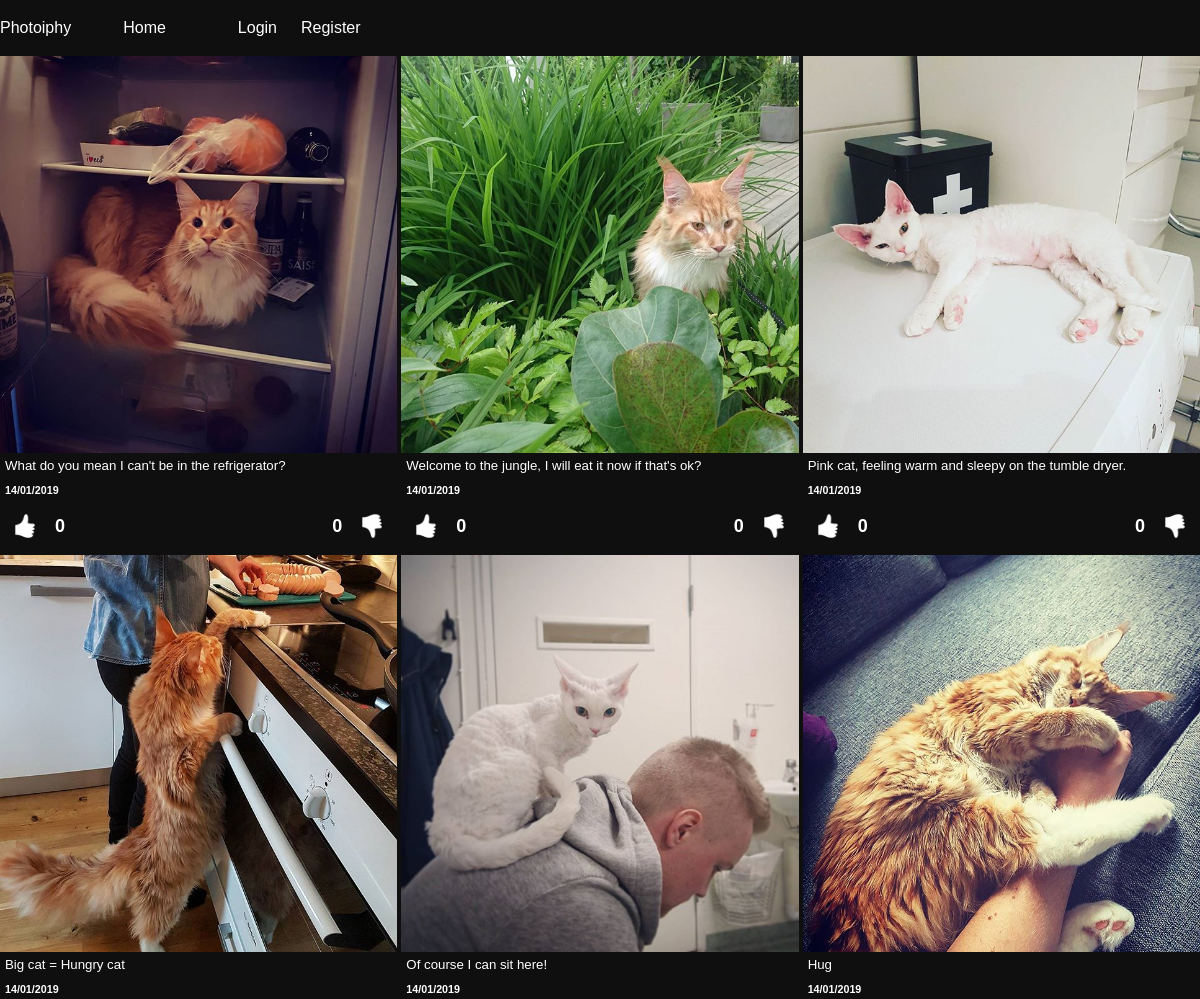
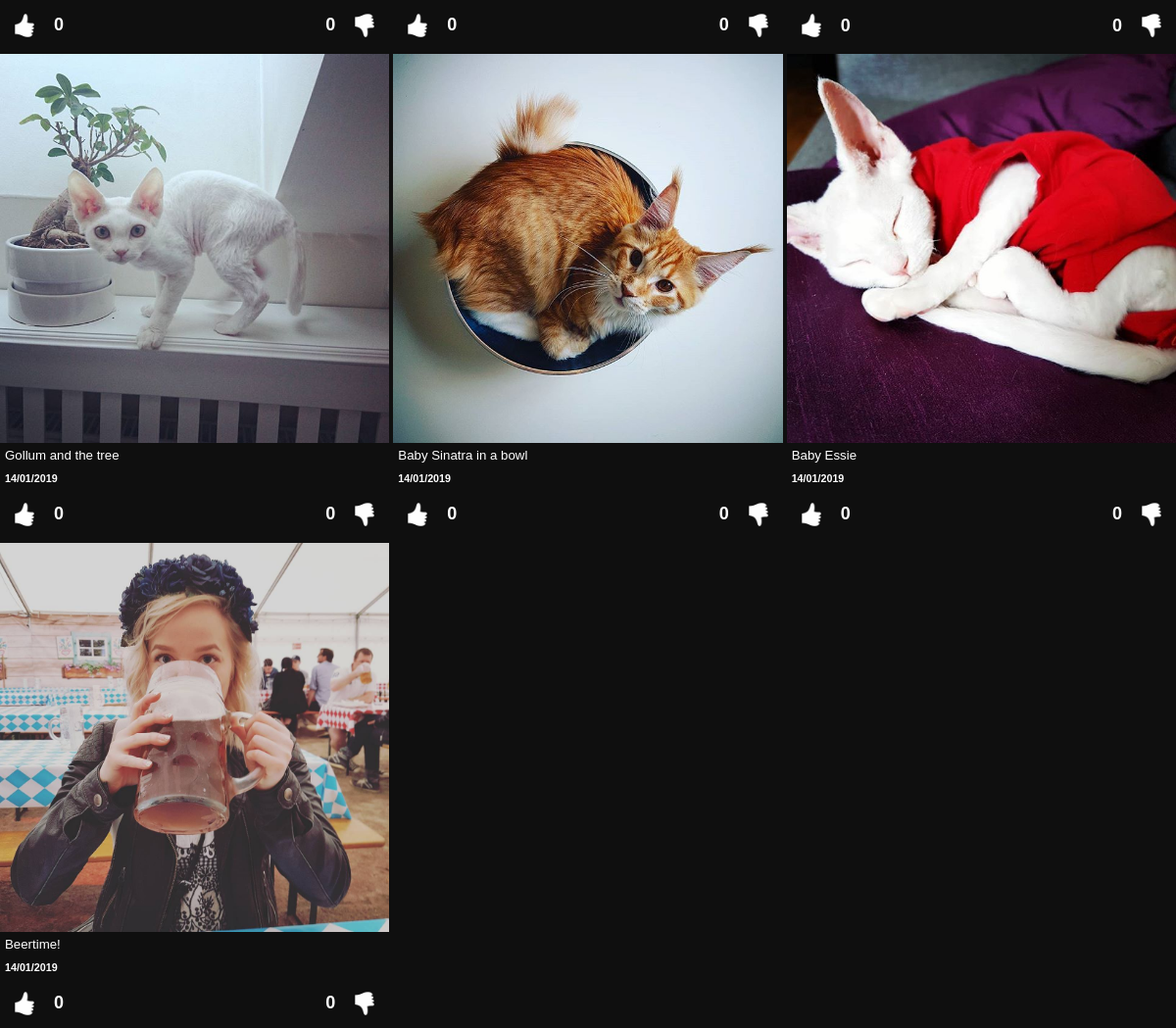
Before: / with the older database file (2 pictures, top to bottom).
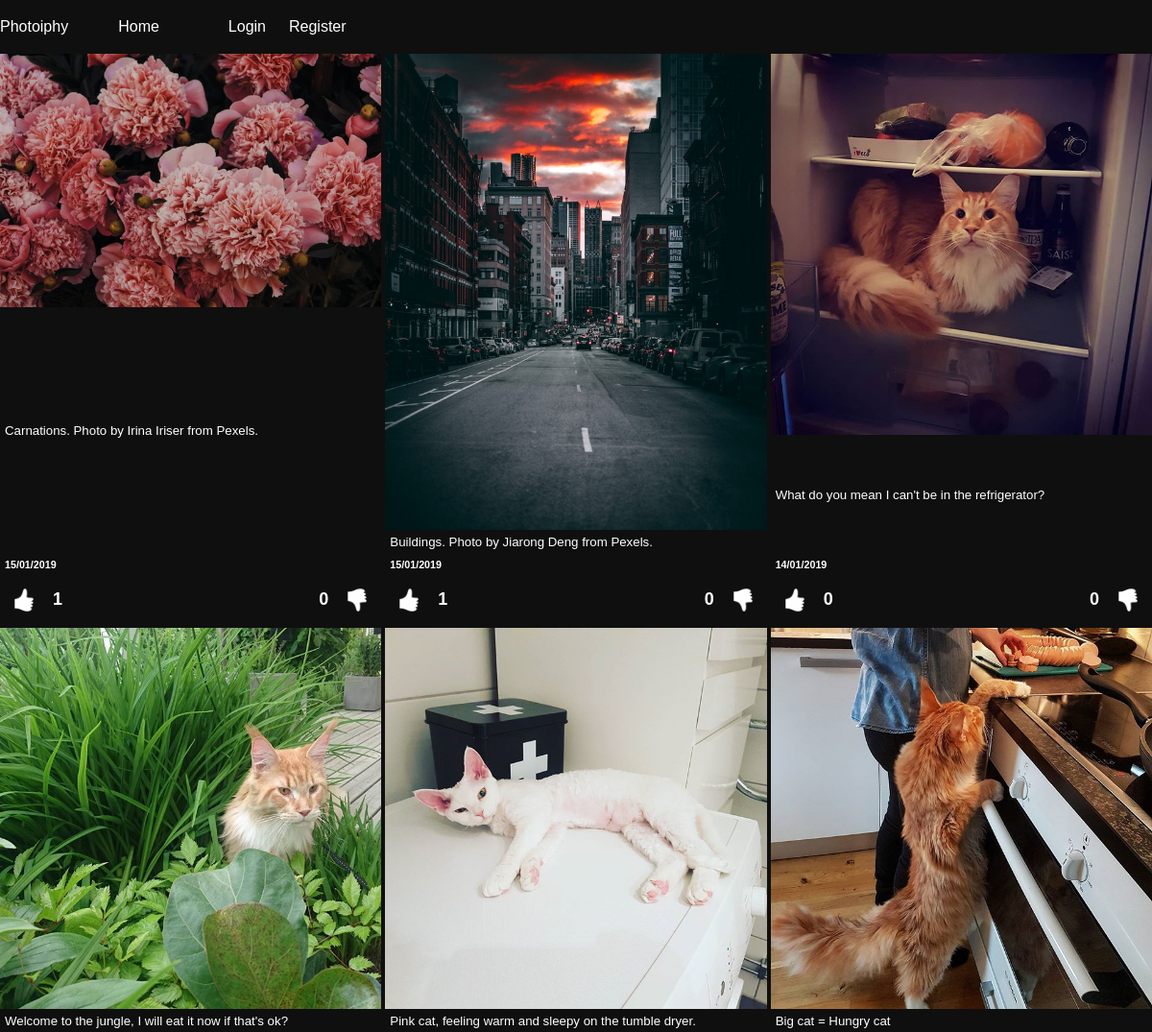
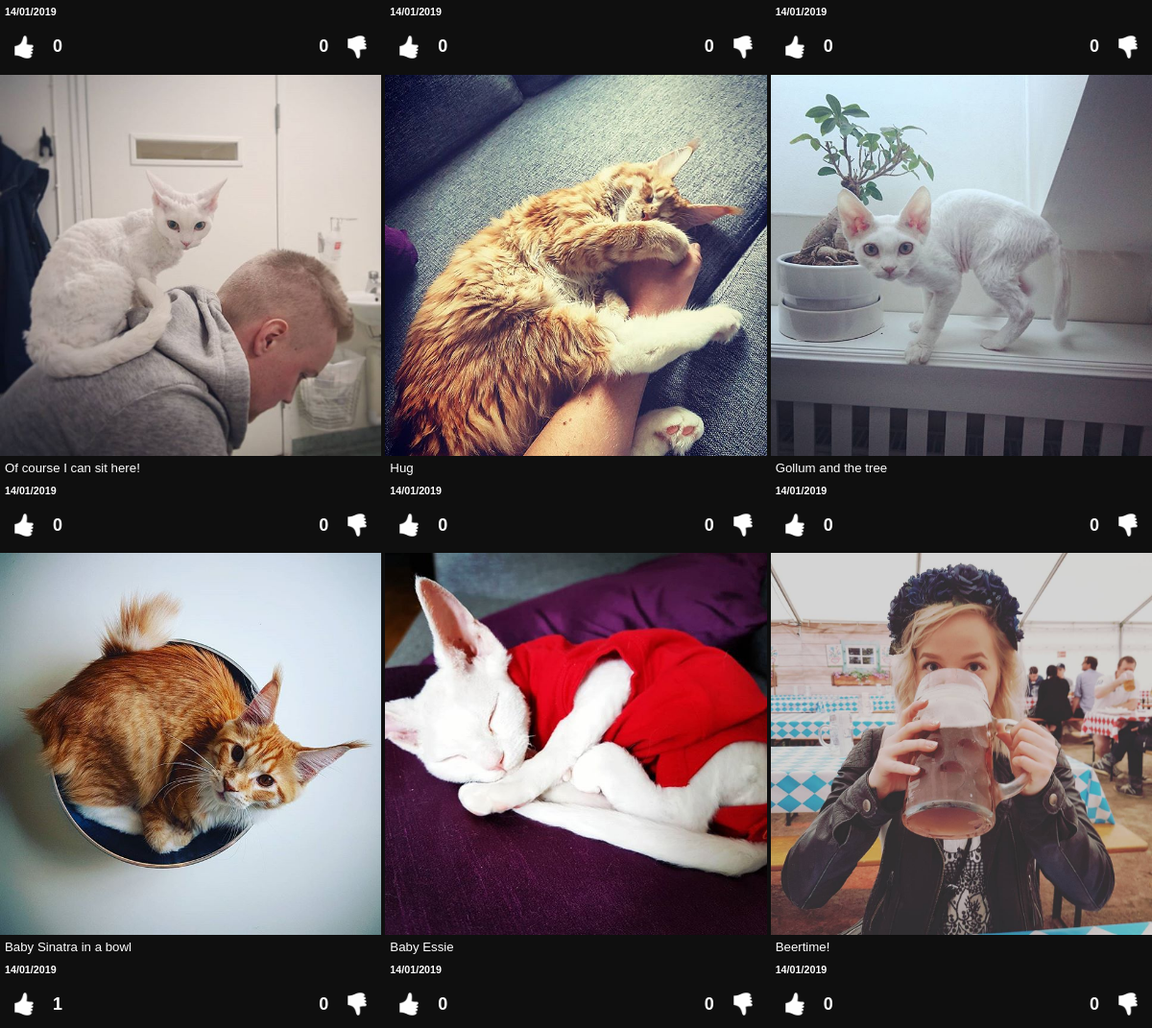
After: the same page with the newer database file (2 pictures, top to bottom).
### tables this page shows
CREATE TABLE "posts" (
	`post_id`	INTEGER PRIMARY KEY AUTOINCREMENT,
	`description`	TEXT,
	`image_url`	TEXT,
	`user_id`	INTEGER,
	`date`	INTEGER,
	FOREIGN KEY(`user_id`) REFERENCES `users`(`id`)
);

### app/config.php (called while the page is built, shortened)
<?php
return [
    'title' => 'Photoiphy',
    'database_path' => sprintf('sqlite:%s/database/photoify.db', __DIR__),
];

### app/autoload.php (called while the page is built, shortened)
<?php
require __DIR__.'/database/database-functions.php';
$config = require __DIR__.'/config.php';

### app/database/database-functions.php (called while the page is built, shortened)
<?php
function connectToDB(){
    static $pdo;
    if ($pdo instanceof PDO) {
        return $pdo;
    }
    $config = require dirname(__DIR__).'/config.php';
    $pdo = new PDO($config['database_path']);
    return $pdo;
}
function getAllPosts(){
    $pdo = connectToDB();
   $allPostsStatement = $pdo->prepare('SELECT * FROM posts ORDER BY date DESC');
   $allPostsStatement->execute();
   $allPosts = $allPostsStatement->fetchAll(PDO::FETCH_ASSOC);
   return $allPosts;
}
function countDislikes($postId){
    $pdo = connectToDB();
    $getDislikes = $pdo->prepare('SELECT * FROM dislikes WHERE post_id=:post_id');
    $getDislikes->bindParam(':post_id', $postId, PDO::PARAM_INT);
    $getDislikes->execute();
    $likes = $getDislikes->fetchAll(PDO::FETCH_ASSOC);
    $currentLikes = count($likes);
    return $currentLikes;
}

### feed.php (the view, shortened to what this page needs)
<?php
$posts = getAllPosts();
?>
<?php
    foreach ($posts as $post) :
        $likes = countLikes($post['post_id']);
        $dislikes = countDislikes($post['post_id']);
        $doesUserLikePost= userLikesPost($loggedInUser['id'], $post['post_id']);
        $doesUserDislikePost= userDislikesPost($loggedInUser['id'], $post['post_id']);
    ?>
<div class="post">
    <div class=image-container>
        <img class="post-image" src="<?= $post['image_url']?>" alt="image">
    </div>
    <h5 class="description">
        <?= $post['description']?>
    </h5>
    <div class="info-container">
        <h6>
            <?= date('d/m/Y', $post['date']);?>
        </h6>
        <div class="like-buttons">
            <form class="likes-form" action="/app/likes/likes.php" method="post">
                <button class="like-button"><img src="<?= !empty($doesUserLikePost) ? "/assets/iconmonstr-thumb-like-dark.png"
                        : "/assets/iconmonstr-thumb-like-light.png" ?>" alt=""></button>
                <h5 class="likes">
                    <?= !empty($likes) ?  $likes :  '0' ?>
                </h5>
            </form>
            <form class="likes-form" action="/app/likes/dislikes.php" method="post">
                <h5 class="dislikes">
                    <?= !empty($dislikes) ?  $dislikes :  '0' ?>
                </h5>
                <button class="dislike-button"><img src="<?= !empty($doesUserDislikePost) ? "/assets/iconmonstr-thumb-dislike-dark.png"
                        : "/assets/iconmonstr-thumb-dislike-light.png" ?>" alt=""></button>
            </form>
        </div>
    </div>
</div>
<?php endforeach ?>

### views/header.php (shortened to what this page needs)
<?php
require __DIR__.'/../app/autoload.php';
?>
<!DOCTYPE html>
<html lang="en">
<head>
    <link rel="stylesheet" href="./assets/styles/main.css">
    <link rel="stylesheet" href="./assets/styles/normalize.css">
</head>
<body>
    <?php require __DIR__.'/navigation.php'; ?>
    <div class="container py-5">

### views/navigation.php (shortened to what this page needs)
<nav class="navbar">
    <a class="navbar-brand" href="#">
        <?php echo $config['title']; ?></a>
    <ul class="navbar-nav">
        <li class="nav-item">
            <a class="nav-link <?php if($_SERVER['PHP_SELF'] === "/index.php"){echo 'active' ;};?>"
                href="./index.php">Home</a>
        </li>
        <li class="nav-item">
            <a class="nav-link <?php if($_SERVER['PHP_SELF'] === "/login-page.php"){echo 'active' ;};?>" href="
                <?php if(isset($loggedInUser)){echo "./app/users/logout.php";} else{echo "./login-page.php";};?>">
                <?php if(isset($loggedInUser)){echo "Logout";} else{echo "Login";};?></a>
        </li>
        <li class="nav-item">
            <a class="nav-link <?php if($_SERVER['PHP_SELF'] === "/register-page.php"){echo 'active' ;};?>" href="
                <?php if(!isset($loggedInUser)){echo "./register-page.php";};?>">
                <?php if(!isset($loggedInUser)){echo "Register";};?></a>
        </li>
    </ul>
</nav>

### index.php
<?php require __DIR__.'/views/header.php'; ?>
<div class="home-content">
    <div class="post-feed">
        <?php require __DIR__.'/feed.php'; ?>
    </div>
</div>
<?php require __DIR__.'/views/footer.php'; ?>

### views/footer.php (shortened to what this page needs)
</div>
</body>
</html>

### assets/styles/main.css (style rules this page uses)
* { box-sizing: border-box; }
body { width: 100vw; margin: 0; background-color: rgb(15, 15, 15); color: white; font-family: sans-serif; }
h1, h2, h3, h4, h5, h6 { margin: 5px; }
.navbar { width: 100vw; height: 56px; display: flex; flex-direction: row; align-items: center; }
.navbar-nav { display: flex; flex-direction: row; }
.nav-item { margin: 1vw; }
img { width: 200px; }
a { color: white; text-decoration: none; }
ul { list-style: none; }
button { color: black; background-color: whitesmoke; border-radius: 5px; }
.home-content { display: flex; flex-direction: column; justify-content: center; align-items: center; }
.post-feed { width: 98vw; margin: auto; display: grid; grid-gap: 4px; grid-template-columns: repeat(auto-fill, minmax(150px, 1fr)); }
.post { width: 100%; }
.post-image { width: 100%; }
.description { font-weight: 300; }
.likes-form { display: flex; flex-direction: row; justify-content: center; align-items: center; }
.likes, .dislikes { font-size: 1.5vw; font-weight: 600; }
.like-buttons { display: flex; flex-direction: row; justify-content: space-between; }
.like-button { margin: 0; padding: 0; background: none; border: none; display: flex; flex-direction: column; justify-content: center; align-items: center; }
.dislike-button { margin: 0; padding: 0; background: none; border: none; display: flex; flex-direction: column; justify-content: center; align-items: center; }
.like-button > img { width: 50px; height: 50px; margin: 0; padding: 0; }
.dislike-button > img { width: 50px; height: 50px; margin: 0; padding: 0; }
.post { display: flex; flex-direction: column; justify-content: space-between; }
.image-container { height: auto; display: flex; flex-direction: column; justify-content: center; align-items: center; }
@media only screen and (min-width: 800px) { .post-feed { width: 100vw; grid-gap: 4px; grid-template-columns: repeat(auto-fill, minmax(300px, 1fr)); } }

Changed rows visible on the page:
added posts: image_url (picture), description "Carnations. Photo by Irina Iriser from Pexels.", date "15/01/2019", likes "1"
added posts: image_url (picture), description "Buildings. Photo by Jiarong Deng from Pexels.", date "15/01/2019", likes "1"
shown differently, row unchanged: posts "Baby Sinatra in a bowl": likes (not shown) → "1"; no longer shows "0"
